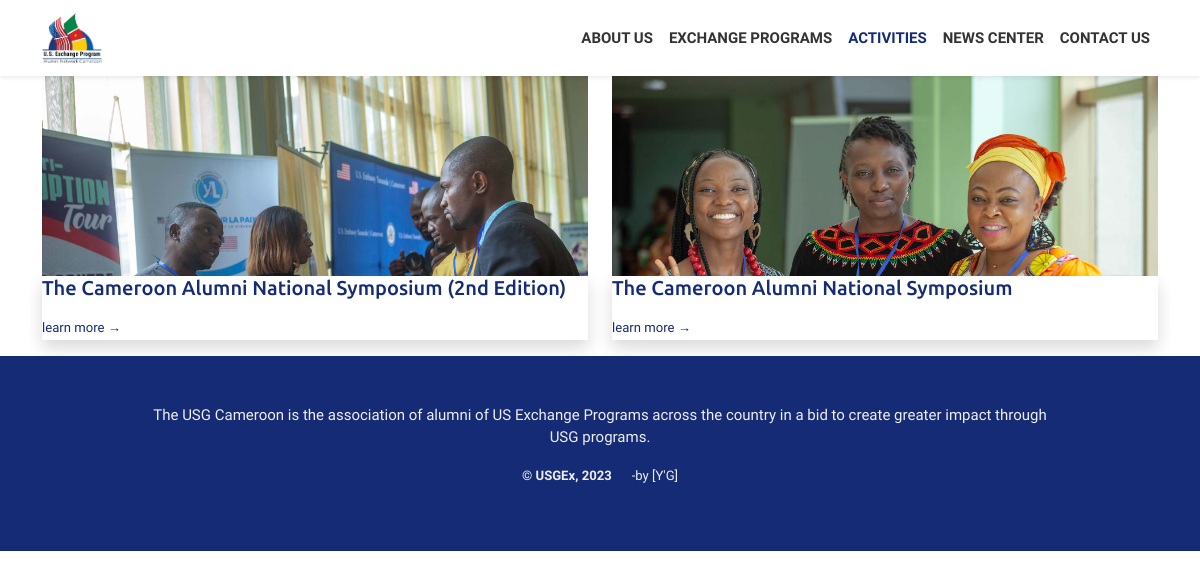
The page /activities/about on the database its author committed.
### tables this page shows
CREATE TABLE IF NOT EXISTS `event_content` (
  `id` int(10) UNSIGNED NOT NULL AUTO_INCREMENT,
  `lang_id` int(10) UNSIGNED DEFAULT '1',
  `event_id` int(10) UNSIGNED NOT NULL,
  `last_update` varchar(150) DEFAULT NULL,
  `title` varchar(300) DEFAULT NULL,
  `description` mediumtext,
  `content` text,
  `image_caption` mediumtext,
  PRIMARY KEY (`id`),
  KEY `fk_event_content_to_event` (`event_id`)
);

CREATE TABLE IF NOT EXISTS `pages` (
  `id` int(10) UNSIGNED NOT NULL AUTO_INCREMENT,
  `category_id` int(11) DEFAULT NULL,
  `parent` int(10) UNSIGNED DEFAULT NULL,
  `is_active` tinyint(1) DEFAULT '1',
  `layout` int(11) DEFAULT '1',
  `template` int(11) DEFAULT NULL,
  `controller` varchar(50) DEFAULT 'standard',
  `link` varchar(150) DEFAULT NULL,
  `image` varchar(300) DEFAULT NULL,
  PRIMARY KEY (`id`),
  UNIQUE KEY `link` (`link`),
  KEY `fk_page_to_category` (`category_id`),
  KEY `fk_page_to_template` (`template`),
  KEY `fk_page_to_layout` (`layout`),
  KEY `fk_page_to_parent` (`parent`)
);

### syteman/lib/PageBuilder.php (the view, shortened to what the rows shown need)
<?php
class PageBuilder extends Db
{
    public function do_header($page_info=null) {
        if ($page_info != null) {
            $meta_data = $this->extract_relevant_meta($page_info);
            $url = '';
            $feature_array = Run::check_for_feature($page_info['content']);
            if (isset($feature_array['feature'])) {
                $url = '';
            }
        } else {
            $meta_data = null;
        }
        echo Run::render_template_with_content(
            PATH_TO_THEME . '/web/views/head.html',
            [
                'title' => $meta_data['title'],
                'keywords' => defined('SITE_KEYWORDS') ? SITE_KEYWORDS : '',
                'author' => isset($meta_data['author']) ? $meta_data['author'] : (defined('SITE_TITLE') ? SITE_TITLE : ''),
                'description' => isset($meta_data['description']) ? strip_tags($meta_data['description']) : '',
                'image' => isset($meta_data['image']) ? $meta_data['image'] : 'default-site-image.jpg',
                'url' => $url
            ]
        );
    }
    public function show_page_with_variable_content($page_data) {
        if ($page_data != null) {
            $layout = isset($page_data['layout_filename'])
                ? (
                    !empty($page_data['layout_filename'])
                        ? $page_data['layout_filename']
                        : 'default.php'
                )
                : 'default.php';
            $feature_array = Run::check_for_feature($page_data['content']);
            if (isset($feature_array['feature'])) {
                $object = new $feature_class;
                $all_features = $features = $object->fetch_all_features();
                if (isset($object->feature_category_table)) $feature_categories = $object->fetch_all_feature_categories();
                    else $feature_categories = null;
                if (Route::is_feature_page() != false) {
                    $feature_link = Route::is_feature_page()[1];
                    $feature_data = $object->fetch_data_for_this_feature($feature_link)[0];
                    $template = Run::get_template_file(isset($object->template_detail) ? $object->template_detail : null);
                }
                echo Run::render_template_with_content(
                    PATH_TO_THEME . $layout,
                    [
                        'page_data' => (isset($page_data) ? $page_data : null),
                        'categories' => (isset($categorized) ? $feature_categories : null),
                        'features' => (isset($features) ? $features : null),
                        'feature_data' => (isset($feature_data) ? $feature_data : null),
                        'category_data' => (isset($category_data) ? $category_data : null),
                        'template' => (isset($template) ? $template : null),
                        'paginate' => (isset($paginate) ? $paginate : null),
                        'back' => CURRENT_PAGE
                    ]
                );
            }
        }
    }
    public function do_footer() {
        echo Run::render_template_with_content(PATH_TO_THEME . '/web/views/foot.html');
    }
    function extract_relevant_meta($array) {
        $meta_data = array();
        foreach ($array as $item => $value) {
            if ($item == 'link') $meta_data[$item] = $value;
            if ($item == 'image') $meta_data[$item] = $value;
            if ($item == 'title') $meta_data[$item] = $value;
            if ($item == 'description') $meta_data[$item] = $value;
            if ($item == 'content') $meta_data[$item] = $value;
        }
        return $meta_data;
    }
}

### content/themes/bootstrap_child/variable-data.php (shortened to what the rows shown need)
<main class="container">
	<div class="row justify-content-center">
		<?php
			if (isset($page_data)) {
				if (isset($feature_data)) {
					$values = [
						'feature_data' => $feature_data,
						'template' => PATH_TO_THEME . '/web/views/default-feature-view.html',
						'back' => $page_data['link']
					];
					echo Run::render_template_with_content($values['template'], $values);
				} elseif (isset($features)) {
					foreach ($features as $post) {
						$values = [
							'feature_data' => $post,
							'back' => $page_data['link']
						];
						echo Run::render_template_with_content($template, $values);
					}
				} else {
					echo Run::render_template_with_content($template,
						array(
							'page_data' => $page_data
						)
					);
				}
			}
		?>
	</div>
</main>

### syteman/lib/Run.php (shortened to what the rows shown need)
<?php
class Run {
    static function render_template_with_content(
        $templateName,
        $params=array()
    ) {
        extract($params);
        include $templateName;
        $render_data = ob_get_clean();
        return $render_data;
    }
    static function post_image(
        $image_file,
        $attributes = null,
        $source = null
    ) {
        $image_source = ( $source != null ) ? $source : PATH_TO_IMAGES;
        $attr = '';
        if (isset($attributes)) {
            if (is_array($attributes)) {
                foreach ($attributes as $key => $value)
                    $attr .= $key . '="' . $value . '"';
            } else $attr .= $attributes;
        }
        if (($image_file != null) AND ($image_file != ' ')) {
            $image = $image_source . $image_file;
            $image_str = '<img src="' . $image . '" ' . $attr . ' />';
        } else $image_str = '';
        return $image_str;
    }
    static function get_template_file($template, $default=null) {
        $file = PATH_TO_THEME . 'web/views/' . (
            !empty($template)
                ? $template
                : (
                    !is_null($default)
                    ? $default
                    : 'default-feature-preview.html'
                )
        );
        return $file;
    }
}

### rows shown on the page
event_content: shows a picture
pages: link "The Cameroon Alumni National Symposium (2nd Edition) learn more →", link "The Cameroon Alumni National Symposium learn more →"
event_content: shows a picture
